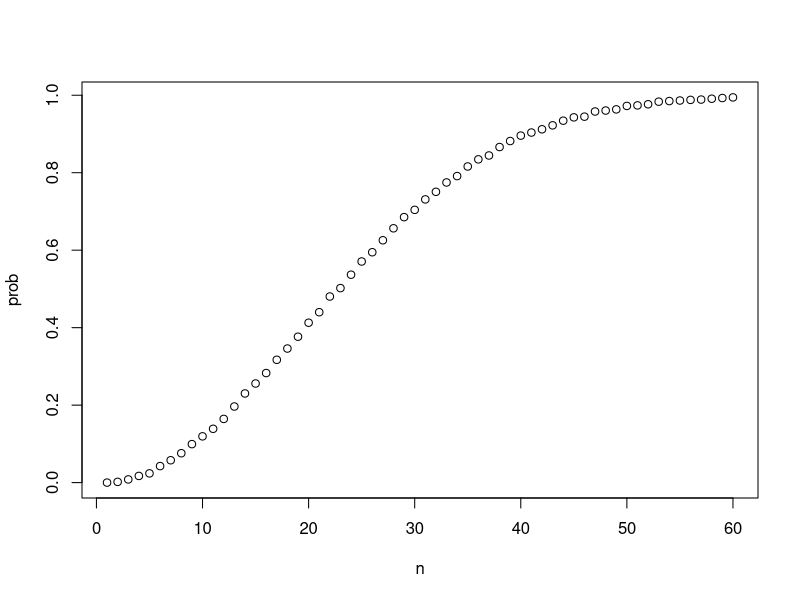
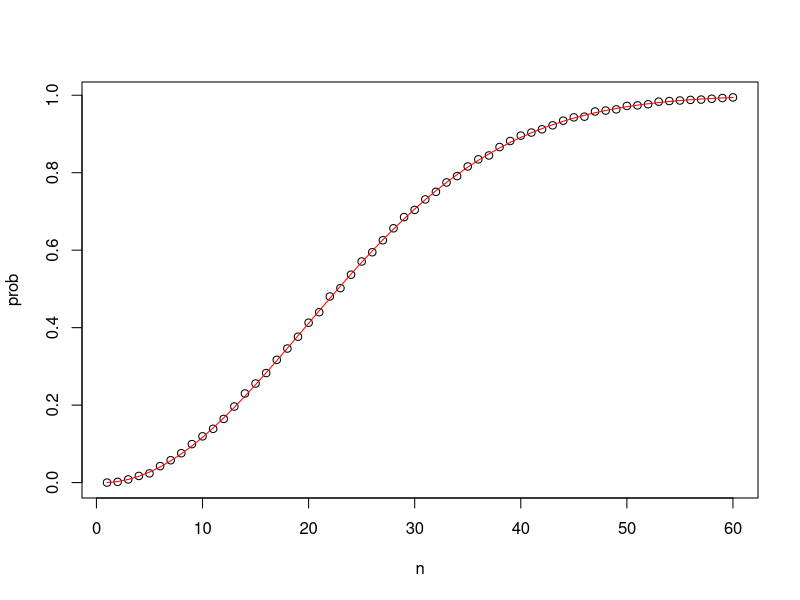
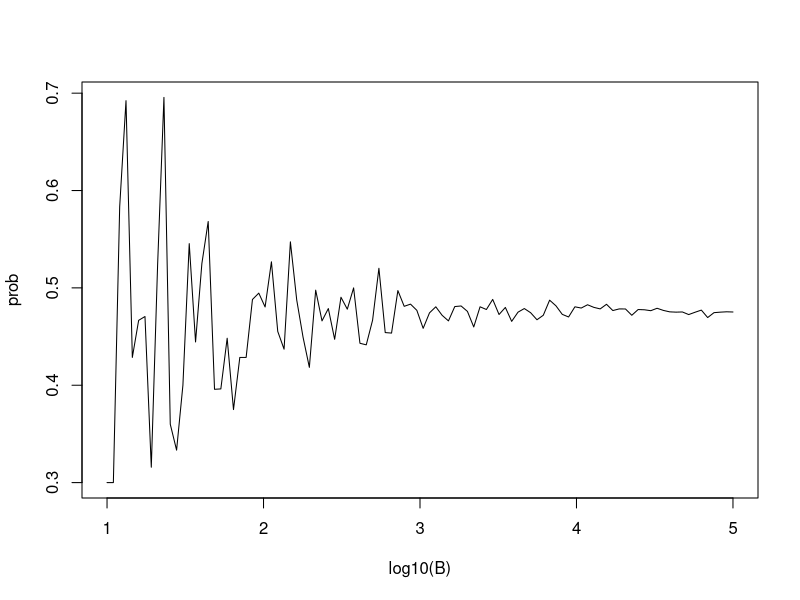

Here is the R script that generated these plots, in order:
## 20/10/18 - Sergio
## Estudos de Probabilidade

# replicate function and Monte Carlo Simulation
B <- 10000
beads <- rep(c("red", "blue"), times=c(2,3))
beads
events <- replicate(B, sample(beads, 1))
tab <- table(events)
tab
prop.table(tab)


# using the function paste

number <- "three"
suit <- "hearts"
paste(number, suit)

paste(letters[1:5], as.character(1:5))

# using the function expand.grid => gives us all the COMBINATION of 2 lists
expand.grid(pants = c("blue", "black"), shirt = c("white", "grey", "red"))


# generating a deck of cards
suits <- c("Diamonds", "Clubs", "Hearts", "Spades")
numbers <- c("Ace", "Deuce", "Three", "Four", "Five", "Six", "Seven", "Eight", "Nine", "Ten", "Jack", "Queen", "King")
deck1 <- expand.grid(number=numbers, suit=suits)
deck1
deck <- paste(deck1$number, deck1$suit)
deck

# Probability of King in the first card
Kings <- paste("King", suits)
Kings
deck %in% Kings
mean(deck %in% Kings)

# =========== Functions combinations() and permutations() ==========

## permutations => computes for any list of size n all the different ways we 
##                can select R itens. LOOK OUT: Order matters

library(gtools)
permutations(5, 2)

# seing 5 random 7-digit phone numbers out of all possible phone numbers 
# (without repeated numbers)

all_phone_numbers <- permutations(10, 7, v = 0:9)
n <- nrow(all_phone_numbers)
n
index <- sample(n, 5)
all_phone_numbers[index,]

# choosing two cards
hands <- permutations(52, 2, v = deck)
nrow(hands)
hands
first_card <- hands[,1]
second_card <- hands[,2]
first_card
second_card

# how many cases have a first card that is a king?
sum(first_card %in% Kings)

# What fraction of the cases with a king as the first card have also a king in 
# the second card?
sum(first_card %in% Kings & second_card %in% Kings) / sum(first_card %in% Kings)


## Now, if orders not matter? => Combinations()
# example: blackjack, if you get an ace and a face card, it's called a natural 21, 
# and you win automatically. The order doesn't matter

permutations(3,2)
combinations(3,2)

# what's the probability of a natural 21 in blackjack?
aces <- paste("Ace", suits)

facecard <- c("King", "Queen", "Jack", "Ten")
facecard <- expand.grid(number=facecard, suit=suits)
facecard <- paste(facecard$number, facecard$suit)

hands <- combinations(52, 2, v = deck)
hands
nrow(hands)

mean(hands[,1] %in% aces & hands[,2] %in% facecard | hands[,2] %in% aces & hands[,1] %in% facecard)

# using Monte Carlo Simulation

B <- 10000
results <- replicate(B, {
  hand <- sample(deck, 2)
  (hand[1] %in% aces & hand[2] %in% facecard  | 
   hand[2] %in% aces & hand[1] %in% facecard)
})
mean(results)

# ---------------------------------------------------------
# ===========  The Birthday Problem   =====================

# Supposing you're in a clasroom with 50 people. If we assume this is a randomly 
# selected group, what is the chance that at least two people have the same 
# birthday?

n <- 50
bdays <- sample(1:365, n, replace=TRUE)

# using duplicated to check

# example:
duplicated(c(1,2,3,1,4,3,5))

duplicated(bdays)
# Checking if there's at least two birthdays are the same
any(duplicated(bdays))

# Using Monte Carlo
B <- 10000
results <- replicate(B, {
  bdays <- sample(1:365, n, replace=TRUE)
  any(duplicated(bdays))
})
mean(results)

# -------------------------------------------
# ===========  Sapply   =====================

# When are the chances larger then 50%? Larger than 75%?

# Creating a function to compute fot any group
compute_prob <- function(n, B=10000){
  same_day <- replicate(B, {
    bdays <- sample(1:365, n, replace=TRUE)
    any(duplicated(bdays))
  })
  mean(same_day)
}

n <- seq(1,60)

# To execute compute_prob for n, we could use a for loop, but it's rarely the 
# preferred aproach in R

# We can perform operations on entire vectors
x <- 1:10
sqrt(x)
y <- 1:10
x * y

# Using sapply
sapply(x, sqrt)

# So...
prob <- sapply(n, compute_prob)
plot(n, prob)

# Now, instead of computing the probability of it happening, we'll compute
# the probability of it not happening

# probability of n people DON'T have the same birthday
# 1 * 364/365 * 363/365 ... (365 - n + 1) / 365

exact_prob <- function(n){
  prob_unique <- seq(365, 365 - n + 1)/365
  1 - prod(prob_unique)
  # prod => returns the product of all the values present in its arguments.
}

eprob <- sapply(n, exact_prob)
plot(n, prob)
lines(n, eprob, col = "red")

# --------------------------------------------------------------------------
# ===========  How Many Monte Carlo  Experiments Are Enough   ==============

# This is actually a challenge question. One prectical approach is to check the 
# stability of the estimate

B <- 10 ^ seq(1, 5, len = 100)


# Cheking the stability of a MOnte Carlo Simulation with the Birthday Problem 
# for 22 people
compute_prob <- function(B, n=22){
  same_day <- replicate(B, {
    bdays <- sample(1:365, n, replace=TRUE)
    any(duplicated(bdays))
  })
  mean(same_day)
}

prob <- sapply(B, compute_prob)
plot(log10(B), prob, type = "l")

# As B gets bigger and bigger, eventually it starts to stabilize

# --------------------------------------------------------------------------
# ===========  The Addition Rule   =========================================

# Exemple, to get 21 in the blackjack. Two ways, you can get an ace and a 
# facecard (A) OR you can get a facecard and an ace (B). A OR B.

# Pr(A or B) = Pr(A) + Pr(B) - Pr(A and B)

#  0.048 = (1/13 * 16/51) + (16/52 * 4/51) - 0


# --------------------------------------------------------------------------
# ===========  The Monty Hall Problem   =========================================

# Simulating the strategy of sticking to same door
B <- 10000
stick <- replicate(B, {
  doors <- as.character(1:3)
  prize <- sample(c("car", "goat", "goat"))
  prize_door <- doors[prize == "car"]
  my_pick <- sample(doors, 1)
  show <- sample(doors[!doors %in% c(my_pick, prize_door)], 1)
  stick <- my_pick
  stick == prize_door
})

mean(stick)

# Now changing the strategy, switch the door

switch <- replicate(B, {
  doors <- as.character(1:3)
  prize <- sample(c("car", "goat", "goat"))
  prize_door <- doors[prize == "car"]
  my_pick <- sample(doors, 1)
  show <- sample(doors[!doors %in% c(my_pick, prize_door)], 1)
  stick <- my_pick
  switch <- doors[!doors %in% c(my_pick, show)]
  switch == prize_door
})

mean(switch)

# You are switching from the original that had a 1 in 3 chances of being the
# one to whatever is the other option, which has to have a 2 in 3 chance.

# =================== CONTINUOUS PROBABILITY ============================

# In a list of numeric values such heights, it's not useful to construct a 
# distribution that assigns a proportion to each possible outcome


# When using distributions to summarize numeric data, it is more practical to 
# define a function that operates on intervals rather than single values =>
# emprical cumulative distribution function - eCDF

library(tidyverse)
library(dslabs)
data(heights)

x <- heights %>% filter(sex=="Male") %>% .$height
F <- function(a) mean(x <= a)

# What is the chance that a student is taller than 70? (proportion of students 
# taller than 70)
1 - F(70)

# We can use the CDF to compute the probability of any subset. Example: the
# probability of a student being between the height a an the height b
# F(b) - F(a)
